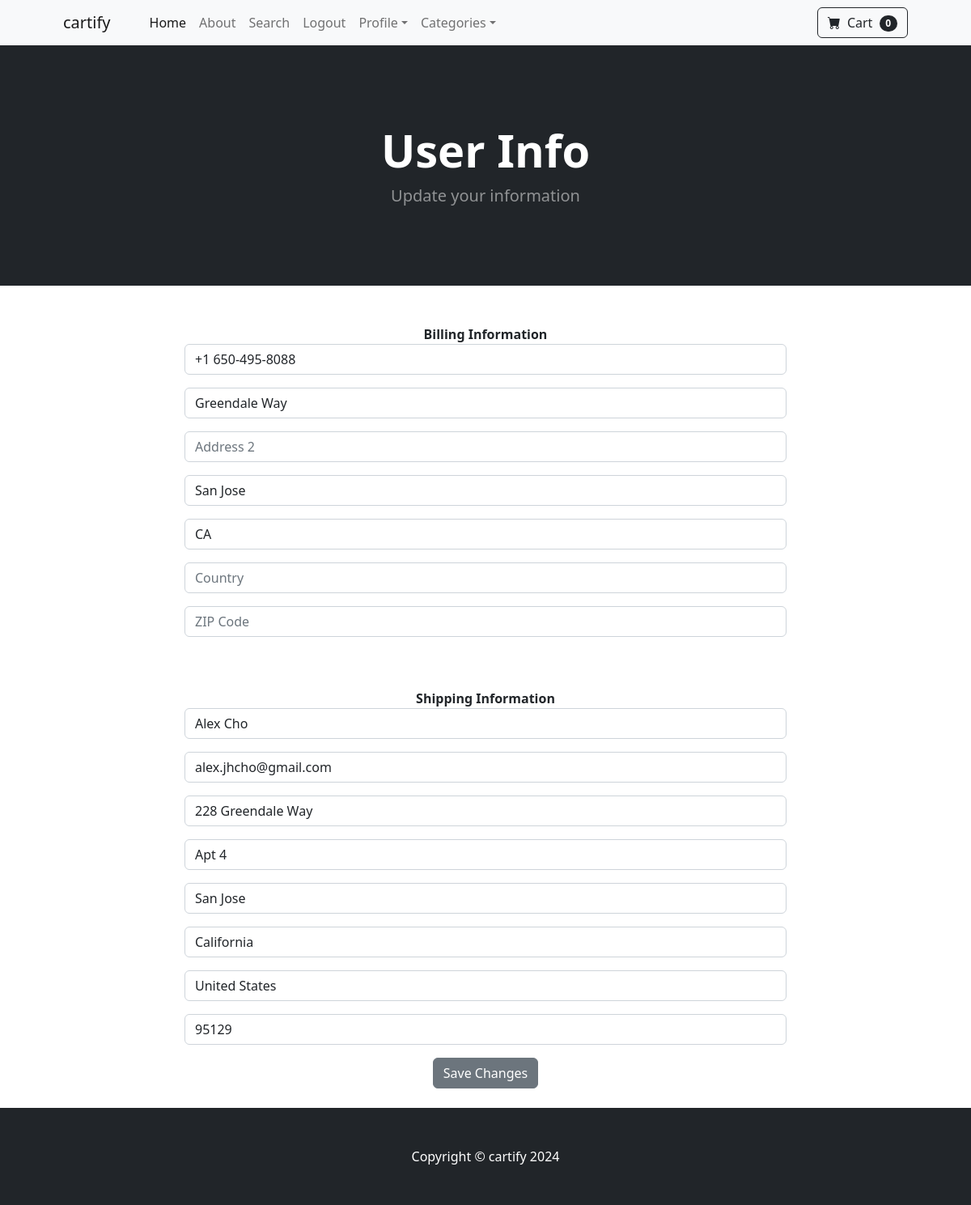
The app's page /user-info/ (signed in), older data.
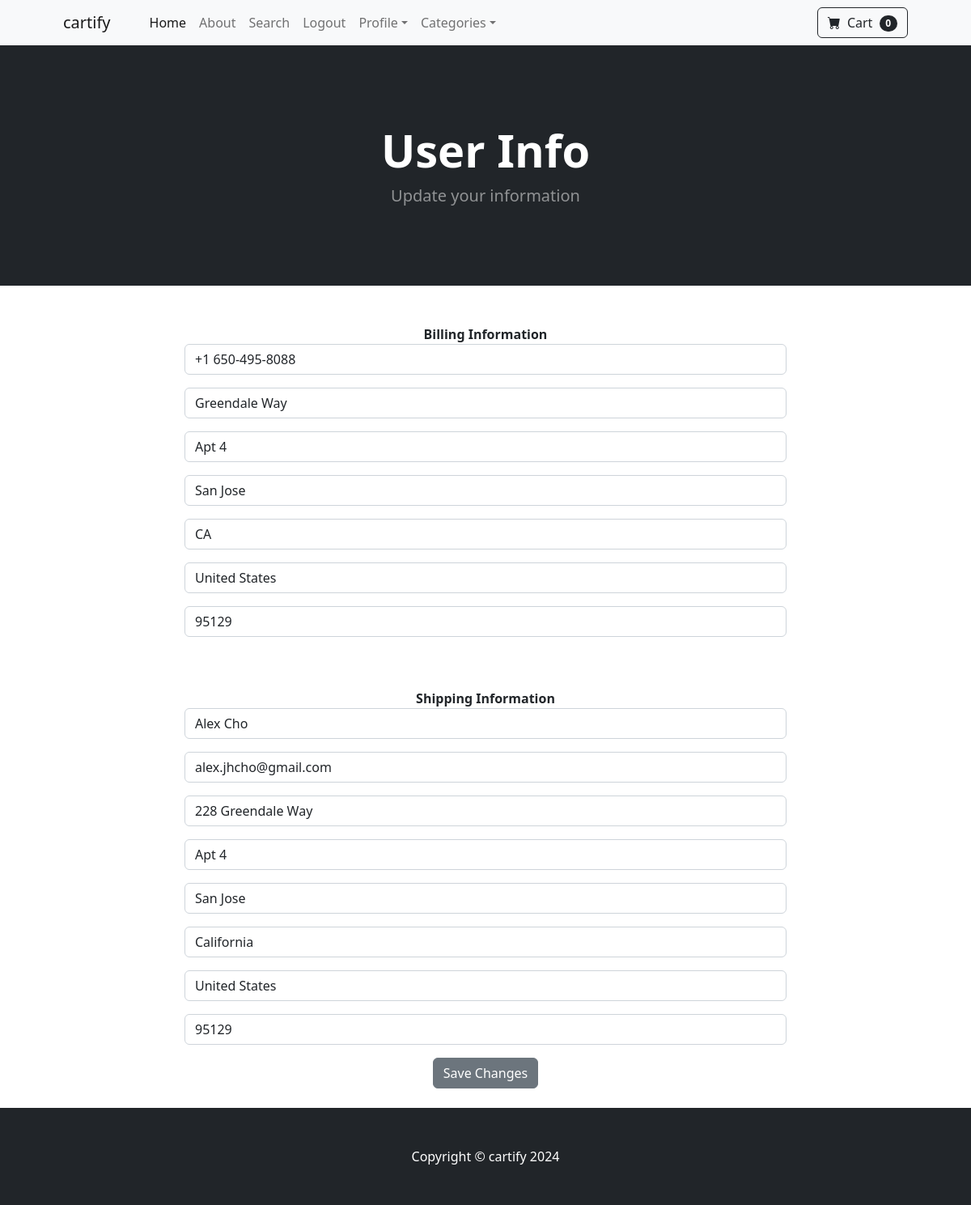
The same page, newer data.
### store/models.py (models this page shows, shortened)
class Profile(models.Model):
    user = models.OneToOneField(User, on_delete=models.CASCADE)
    date_modified = models.DateTimeField(User, auto_now=True)  # automatically tag current time when updated
    phone_number = models.CharField(max_length=25, blank=True)
    address_one = models.CharField(max_length=50, blank=True)
    address_two = models.CharField(max_length=50, blank=True)  # ie, apt/unit/suite number
    city = models.CharField(max_length=50, blank=True)
    state = models.CharField(max_length=50, blank=True)
    country = models.CharField(max_length=50, blank=True)
    zipcode = models.CharField(max_length=50, blank=True)
    old_cart = models.CharField(max_length=50, blank=True, null=True)

### payment/models.py (models this page shows, shortened)
class ShippingAddress(models.Model):
    user = models.ForeignKey(User, on_delete=models.CASCADE, null=True, blank=True)  # associate User
    shipping_full_name = models.CharField(max_length=100)
    shipping_email = models.EmailField(max_length=100)
    shipping_address1 = models.CharField(max_length=100)
    shipping_address2 = models.CharField(max_length=100, null=True, blank=True)
    shipping_city = models.CharField(max_length=100)
    shipping_state = models.CharField(max_length=100, null=True, blank=True)
    shipping_country = models.CharField(max_length=100)
    shipping_zipcode = models.CharField(max_length=100, null=True, blank=True)
    class Meta:
        verbose_name_plural = 'Shipping Address'

### store/views.py (the view)
# urls.py: path('user-info/', views.user_info, name='user-info'),
def user_info(request):
    if request.user.is_authenticated:
        current_user = Profile.objects.get(user__id=request.user.id)  # get profile where its corresponding user id is the current request id
        shipping_user = ShippingAddress.objects.get(user__id=request.user.id)
        form = UserInfoForm(request.POST or None, instance=current_user)  # when Profile dir is clicked, current information will already be in the form
        shipping_form = ShippingForm(request.POST or None, instance=shipping_user)
        if form.is_valid() or shipping_form.is_valid():
            form.save()
            shipping_form.save()
            messages.success(request, 'You have updated your profile information')
            return redirect('home')
    else:
        messages.success(request, 'You need to be logged in to access that page')
        return redirect('login')
    return render(request, 'store/user_info.html', {'form': form, 'shipping_form': shipping_form})

### cart/cart.py (called while the page is built)
    def __len__(self):
        return len(self.cart)

### cart/context_processors.py (called while the page is built)
def cart(request):
    return {'cart': Cart(request)}

### store/templates/store/user_info.html (shortened to what this page needs)
{% extends 'store/base.html' %}
{% block content %}
    <header class="bg-dark py-5">
        <div class="container px-4 px-lg-5 my-5">
            <div class="text-center text-white">
                <h1 class="display-4 fw-bolder">User Info</h1>
                <p class="lead fw-normal text-white-50 mb-0">Update your information</p>
            </div>
        </div>
    </header>
    <br><br>
    <div class="container">
        <div class="row">
            <center>
                <strong>Billing Information</strong>
                <div class="col-md-8">
                    <form method="post" action="{% url 'user-info' %}">
                        {{ form.as_p }}
                        <br><br>
                        <strong>Shipping Information</strong>
                        {{ shipping_form.as_p }}
                        <button type="submit" class="btn btn-secondary">Save Changes</button>
                    </form>
                    <br>
                </div>
            </center>
        </div>
    </div>
{% endblock %}

### store/templates/store/base.html (shortened to what this page needs)
{% load static %}
<!DOCTYPE html>
<html lang="en">
    <head>
        <link href="https://cdn.jsdelivr.net/npm/bootstrap-icons@1.5.0/font/bootstrap-icons.css" rel="stylesheet" />
        <link href="{% static 'css/styles.css' %}" rel="stylesheet" />
    </head>
    <body>
        {% include 'store/navbar.html' %}
        {% block content %}
        {% endblock %}
        <footer class="py-5 bg-dark">
            <div class="container"><p class="m-0 text-center text-white">Copyright &copy; cartify 2024</p></div>
        </footer>
    </body>
</html>

### store/templates/store/navbar.html (shortened to what this page needs)
<nav class="navbar navbar-expand-lg navbar-light bg-light">
    <div class="container px-4 px-lg-5">
        <a class="navbar-brand" href="{% url 'home' %}">cartify</a>
        <div class="collapse navbar-collapse" id="navbarSupportedContent">
            <ul class="navbar-nav me-auto mb-2 mb-lg-0 ms-lg-4">
                <li class="nav-item"><a class="nav-link active" aria-current="page" href="{% url 'home' %}">Home</a></li>
                <li class="nav-item"><a class="nav-link" href="{% url 'about' %}">About</a></li>
                <li class="nav-item"><a class="nav-link" href="{% url 'search' %}">Search</a></li>
                {% if user.is_authenticated %}
                    <li class="nav-item"><a class="nav-link" href="{% url 'logout' %}">Logout</a></li>
                    <li class="nav-item dropdown">
                        <a class="nav-link dropdown-toggle" id="navbarDropdown" href="#" role="button" data-bs-toggle="dropdown" aria-expanded="false">Profile</a>
                    </li>
                {% else %}
                    <li class="nav-item"><a class="nav-link" href="{% url 'login' %}">Login</a></li>
                    <li class="nav-item"><a class="nav-link" href="{% url 'register' %}">Register</a></li>
                {% endif %}
                <li class="nav-item dropdown">
                    <a class="nav-link dropdown-toggle" id="navbarDropdown" href="#" role="button" data-bs-toggle="dropdown" aria-expanded="false">Categories</a>
                </li>
            </ul>
            <form class="d-flex">
                <a href="{% url 'cart-overview' %}" class="btn btn-outline-dark">
                    <i class="bi-cart-fill me-1"></i>
                    Cart
                    <span class="badge bg-dark text-white ms-1 rounded-pill" id="cart-quantity">{{ cart|length }}</span>
                </a>
            </form>
        </div>
    </div>
</nav>

Row changes from the older to the newer data that the page shows:
changed Profile "Greendale Way": address_two (not shown) → "Apt 4"; country (not shown) → "United States"; zipcode (not shown) → "95129"
